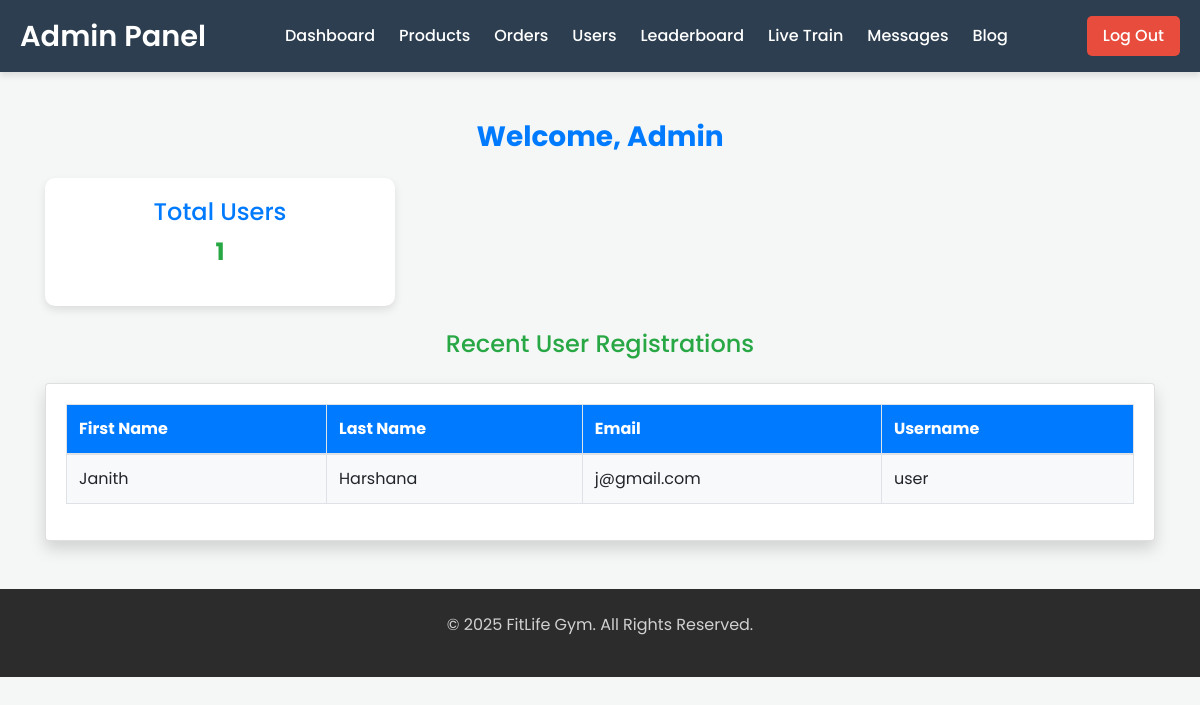
Before: /index/admin/dashboard.php?message=admin_log_in (signed in) with the older database file.
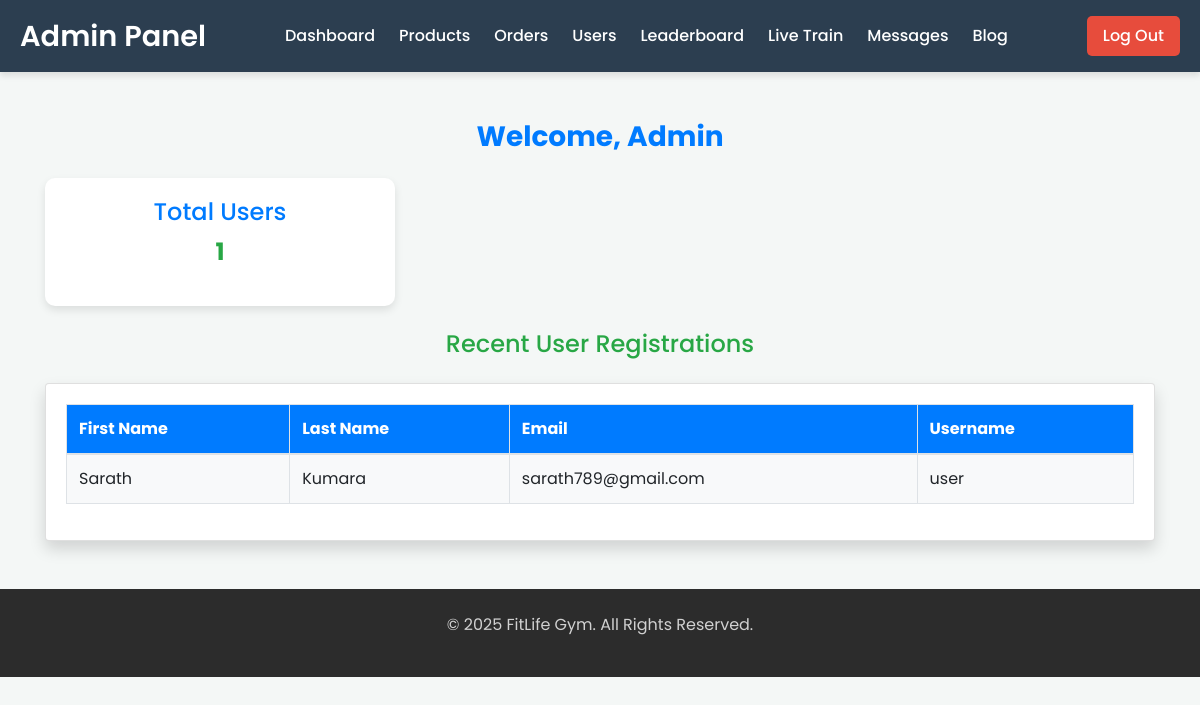
After: the same page with the newer database file.
### tables this page shows
CREATE TABLE `users` (
  `id` int(11) NOT NULL,
  `first_name` varchar(100) NOT NULL,
  `last_name` varchar(100) NOT NULL,
  `email` varchar(100) NOT NULL,
  `username` varchar(50) NOT NULL,
  `password` varchar(255) NOT NULL
);

### index/admin/dashboard.php (the view, shortened to what this page needs)
<?php
include_once 'components/admin_header.php';
include_once 'include/db.php';
$user_query = "SELECT COUNT(*) as user_count FROM users";
$user_result = mysqli_query($mysqli, $user_query);
$user_count = mysqli_fetch_assoc($user_result)['user_count'];
$users_query = "SELECT first_name, last_name, email, username FROM users;";
$users_result = mysqli_query($mysqli, $users_query);
?>
<div class="container mt-5">
    <h3 class="text-center mb-4" style="color: #007bff; font-weight: bold;">Welcome, <?php echo $_SESSION["admin_username"]; ?></h3>
    <div class="row mb-4">
        <div class="col-md-4">
            <div class="stat-box">
                <h4>Total Users</h4>
                <p><?php echo $user_count; ?></p>
            </div>
        </div>
    </div>
    <h4 class="text-center mb-4" style="color: #28a745;">Recent User Registrations</h4>
    <div class="card shadow">
        <div class="card-body">
            <table class="table table-bordered">
                <thead>
                    <tr>
                        <th>First Name</th>
                        <th>Last Name</th>
                        <th>Email</th>
                        <th>Username</th>
                    </tr>
                </thead>
                <tbody>
                    <?php while ($user = mysqli_fetch_assoc($users_result)) { ?>
                        <tr>
                            <td><?php echo htmlspecialchars($user['first_name']); ?></td>
                            <td><?php echo htmlspecialchars($user['last_name']); ?></td>
                            <td><?php echo htmlspecialchars($user['email']); ?></td>
                            <td><?php echo htmlspecialchars($user['username']); ?></td>
                        </tr>
                    <?php } ?>
                </tbody>
            </table>
        </div>
    </div>
</div>
<?php
include_once 'components/admin_footer.php';
?>

Changed rows visible on the page:
changed users "user": first_name "Janith" → "Sarath"; last_name "Harshana" → "Kumara"; email "j@gmail.com" → "sarath789@gmail.com"
